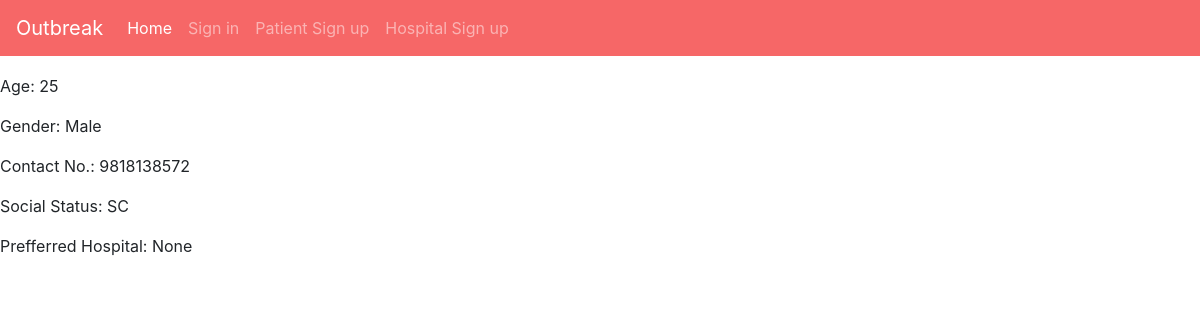
Screenshot of /accounts/pat/dashboard/ (signed in) with the database file from the repository.
### accounts/models.py (models this page shows, shortened)
class Patient(models.Model):
	user = 				models.OneToOneField(User, on_delete = models.CASCADE)
	name =	 			models.CharField(max_length=250)
	age = 				models.IntegerField(default=None)
	Gender = 			[('Male','M'), ('Female','F'), ('Others','O'),]	#selection of gender
	gender = 			models.CharField(max_length=6, choices=Gender, default='Male')
	contact_no = 		models.IntegerField(unique=True, blank=False)
	Social_Status = 	[('SC','SC'), ('General','Gen'), ('ST','ST'), ('OBC','OBC'),]
	social_status = 	models.CharField(max_length=8, choices=Social_Status, default='Gen')
	prefd_hospital = 	models.CharField(max_length=100)
	tokenNo = 			models.IntegerField(blank=True, null=True)

### accounts/views.py (the view)
# urls.py: path('pat/dashboard/', views.patient_dashboard, name='patient_dashboard'),
@login_required
def patient_dashboard(request):
    user_info = Patient.objects.get(user = request.user)
    return render(request, 'accounts/patient/dashboard.html', {'User': user_info})

### templates/accounts/patient/dashboard.html
{% extends 'base.html' %} {% block content %}
<a href="{% url 'home' %}">Profile</a>
<h3 style="display: inline;">Find Healthcare Facilities</h3>
<a href="{% url 'search' %}">By Disease</a>
<a href="{% url 'take_symptoms' %}">By Symptoms</a>
<a href="#">Healthcare Schemes</a>
<p>Name: {{User.name}}</p>
<p>Age: {{User.age}}</p>
<p>Gender: {{User.gender}}</p>
<p>Contact No.: {{User.contact_no}}</p>
<p>Social Status: {{User.social_status}}</p>
<p>Prefferred Hospital: {{User.prefd_hospital}}</p>
{% endblock %}

### static/css/style.css (style rules this page uses)
body { overflow: hidden; }

### rows the page displays
Patient: age "25", gender "Male", contact_no "9818138572", social_status "SC", prefd_hospital "None"
